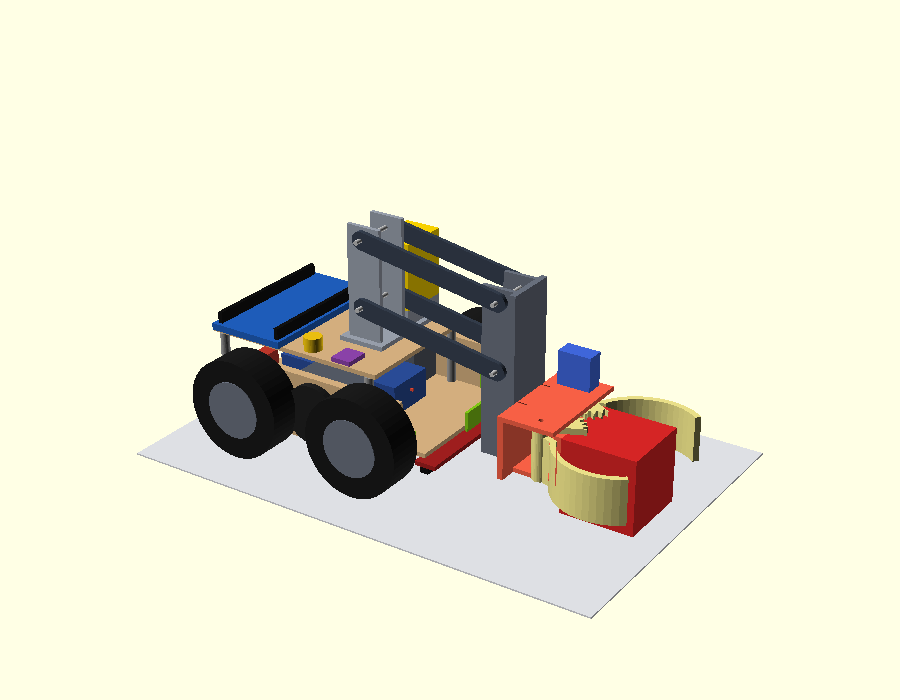
#> input picture docs/2026-10-20_braco-chassi-novo_pick.png, 900 x 700 px, given in place of iso.png, which was not available
$ python robo_ilustracao.py
#> lines starting #> are read from the running program, lines starting #| are printed output that depends on the picture; pictures that were not available may be replaced by others from this repository, and a replacement may not be noted
"""Renderiza robot_completo.scad em 3 vistas e compoe docs/2026-10-19_robo-completo.png com legenda.

Uso: python3 cad/modelo_robo/robo_ilustracao.py
Ilustracao conceitual: medidas do chassi novo e da eletronica sao estimadas; a garra e a do modelo real.
"""
import subprocess
import tempfile
from pathlib import Path

from PIL import Image, ImageChops, ImageDraw, ImageFont

HERE = Path(__file__).resolve().parent
OUT = HERE.parents[1] / "docs" / "2026-10-19_robo-completo.png"
BG = (255, 255, 229)

VIEWS = {
    "iso": ["--camera=-330,330,300,0,40,45", "--imgsize=1600,1200"],
    "top": ["--camera=0,40,700,0,40,0", "--projection=o", "--imgsize=1000,1000"],
    "side": ["--camera=700,40,50,0,40,50", "--projection=o", "--imgsize=1100,700"],
}

LEGEND = [
    ("#d9b382", "Chassi: placas de MDF (estimado)"),
    ("#1a1a1a", "4 rodas e engrenagens, 2 servos STS3215"),
    ("#1f5fbf", "Arduino Mega (convés de cima)"),
    ("#16a085", "Adaptador de barramento do STS3215"),
    ("#2b8a3e", "Conversor buck 5 V"),
    ("#2a4d9b", "Bateria LiPo 2S"),
    ("#8e44ad", "IMU (direção)"),
    ("#a31f1f", "Linha de IR de 8 canais (sob o convés)"),
    ("#d63384", "2 sensores de cor do chão (sob o convés)"),
    ("#84cc16", "ToF: 2 laterais e 1 frontal na garra"),
    ("#f59e0b", "Sensor de cor do cubo (dedo da garra)"),
    ("#f1c40f", "Buzzer e LED (sinal do cubo branco)"),
    ("#d3d3d3", "Garra: mastro, rack e hastes"),
    ("#ff6347", "Garra: carriage com STS3215 e pinça com SG90"),
    ("#dc2626", "Cubo de 50 mm, para escala"),
]


def render(view: str, tmp: Path) -> Image.Image:
    png = tmp / f"{view}.png"
    subprocess.run(["openscad", "-o", str(png), *VIEWS[view], "--viewall", "--autocenter", str(HERE / "robot_completo.scad")],
                   check=True, capture_output=True)
    im = Image.open(png).convert("RGB")
    bbox = ImageChops.difference(im, Image.new("RGB", im.size, BG)).getbbox()
    return im.crop(bbox) if bbox else im


def fit(im: Image.Image, w: int, h: int) -> Image.Image:
    s = min(w / im.width, h / im.height)
    return im.resize((int(im.width * s), int(im.height * s)), Image.LANCZOS)


def font(size: int, bold: bool = False) -> ImageFont.FreeTypeFont | ImageFont.ImageFont:
    for p in ("/System/Library/Fonts/Helvetica.ttc", "/System/Library/Fonts/Supplemental/Arial.ttf"):
        try:
            return ImageFont.truetype(p, size, index=1 if bold and p.endswith(".ttc") else 0)
        except OSError:
            continue
    return ImageFont.load_default()


def main() -> None:
    with tempfile.TemporaryDirectory() as d:
        tmp = Path(d)
        iso, top, side = (render(v, tmp) for v in ("iso", "top", "side"))
#> in render, im is the input picture: PIL image 900x700 RGB; mean R, G, B 230.7, 227.9, 207
#> in render, `bbox = ImageChops.difference(im, Image.new("RGB", im.size, BG)).getbbo..`: bbox = (137, 210, 763, 619)
#> in render, `return im.crop(bbox) if bbox else im`:
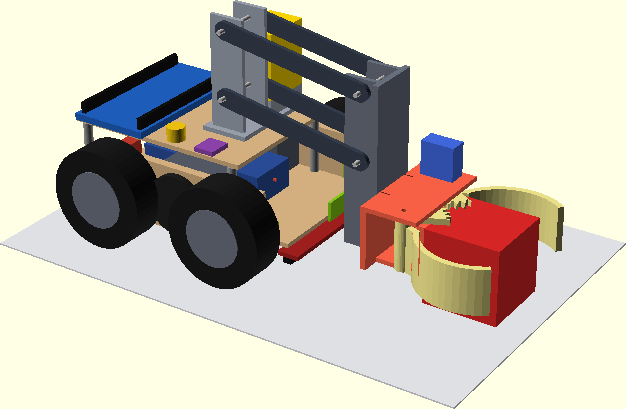
#> returned value: PIL image 626x409 RGB; mean R, G, B 195.2, 188.3, 175
#> call 2 of render, with view = 'top'
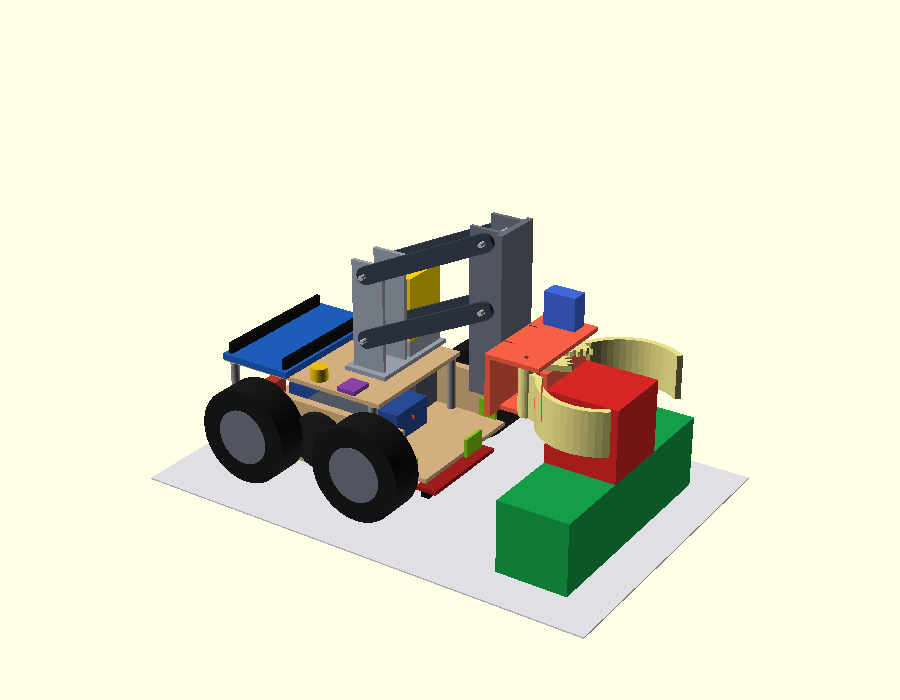
#> input picture docs/2026-10-20_braco-chassi-novo_place.png, 900 x 700 px, given in place of top.png, which was not available
#> in render, im is the input picture: PIL image 900x700 RGB; mean R, G, B 225.7, 225.8, 203.1
#> in render (call 2), `bbox = ImageChops.difference(im, Image.new("RGB", im.size, BG)).getbbo..`: bbox = (151, 212, 749, 639)
#> in render (call 2), `return im.crop(bbox) if bbox else im`:
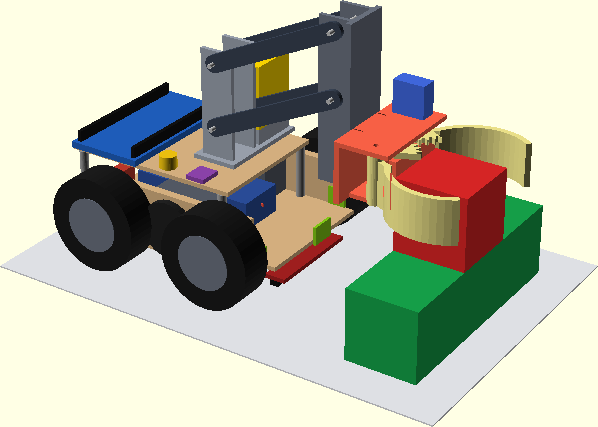
#> returned value: PIL image 598x427 RGB; mean R, G, B 182.8, 182.9, 165.2
    W, H = 2400, 1720
    canvas = Image.new("RGB", (W, H), "white")
#> canvas: PIL image 2400x1720 RGB; every value is 255
    dr = ImageDraw.Draw(canvas)
    dr.text((60, 40), "Robô completo, RCB Challenge 2026", font=font(54, True), fill="#111")
    dr.text((60, 108), "Ilustração conceitual: a garra é o modelo real; chassi, eletrônica e posições dos sensores são estimados.",
            font=font(26), fill="#555")
    dr.text((1150, 52), "~230 x 168 x 145 mm com a garra aberta e abaixada (limite da regra: 300 x 300 mm)", font=font(26), fill="#333")
    iso = fit(iso, 1450, 1000)
    canvas.paste(iso, (60, 180))
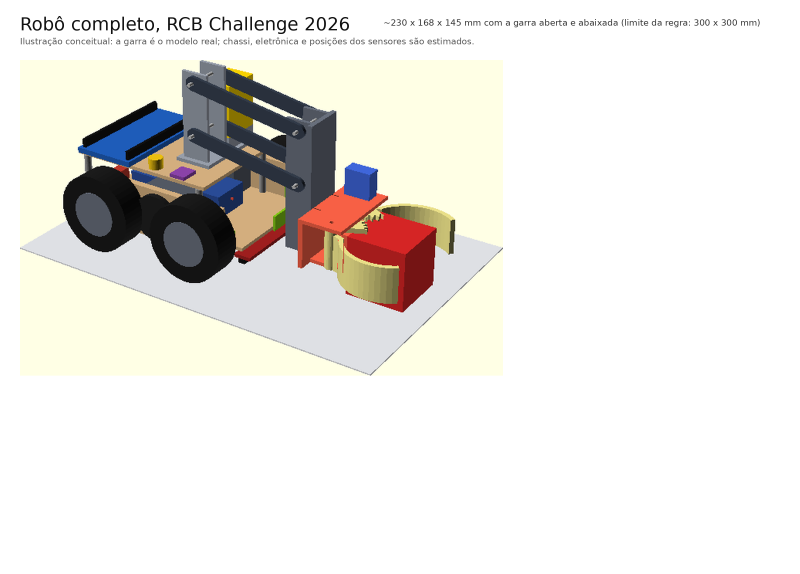
#> canvas: PIL image 2400x1720 RGB (shown at 1/3 size); mean R, G, B 233.9, 231.6, 227.2
    dr.text((70, 190), "Vista 3D", font=font(30, True), fill="#333")
    top = fit(top, 560, 640)
    canvas.paste(top, (1560, 180))
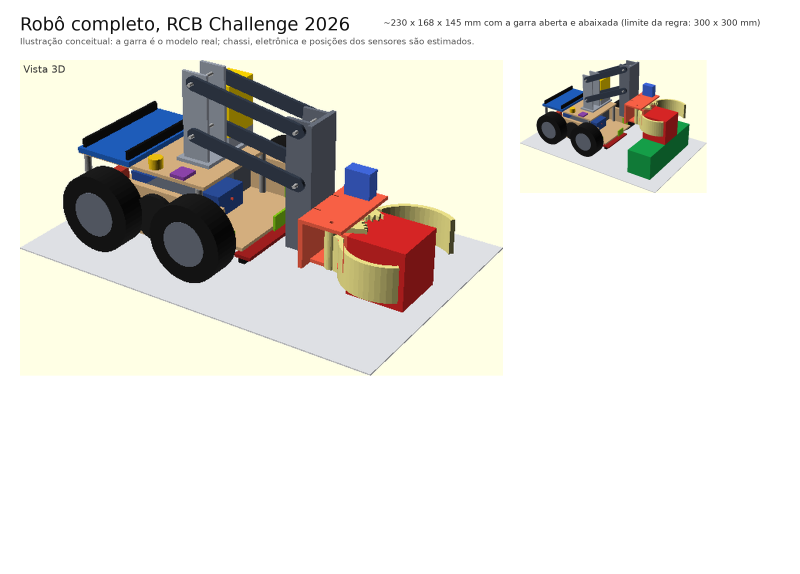
#> canvas: PIL image 2400x1720 RGB (shown at 1/3 size); mean R, G, B 229.9, 227.7, 222.3
    dr.text((1560, 150), "Vista de cima (frente para cima)", font=font(28, True), fill="#333")
    side = fit(side, 760, 480)
    canvas.paste(side, (1560, 860))
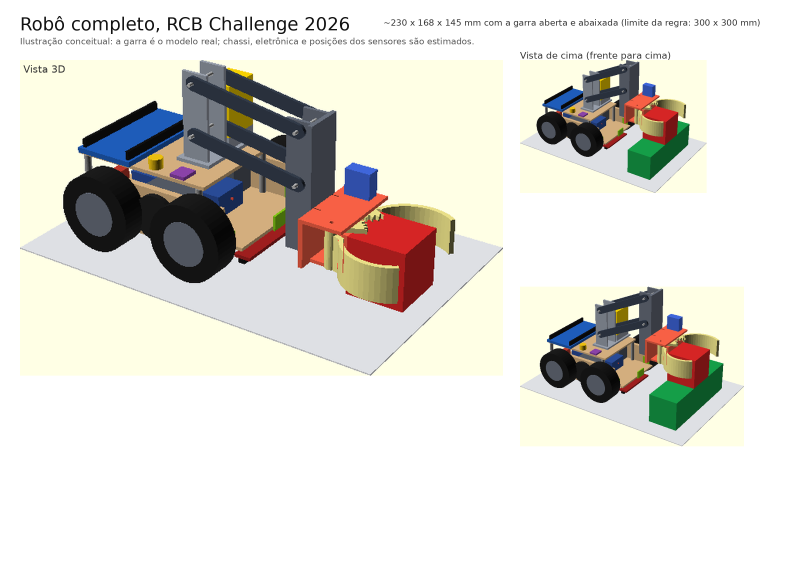
#> canvas: PIL image 2400x1720 RGB (shown at 1/3 size); mean R, G, B 224.2, 221.9, 215.2
    dr.text((1560, 820), "Vista lateral (frente à direita)", font=font(28, True), fill="#333")
    y0 = max(180 + iso.height, 860 + side.height) + 90      # legenda sempre abaixo das imagens
#> y0 = 1429
    dr.text((60, y0 - 50), "Legenda", font=font(32, True), fill="#111")
    for i, (col, label) in enumerate(LEGEND):
        cx, cy = 60 + (i % 3) * 760, y0 + (i // 3) * 46
        dr.rectangle([cx, cy, cx + 30, cy + 30], fill=col, outline="#333")
        dr.text((cx + 44, cy), label, font=font(27), fill="#222")
    OUT.parent.mkdir(parents=True, exist_ok=True)
    canvas.save(OUT)
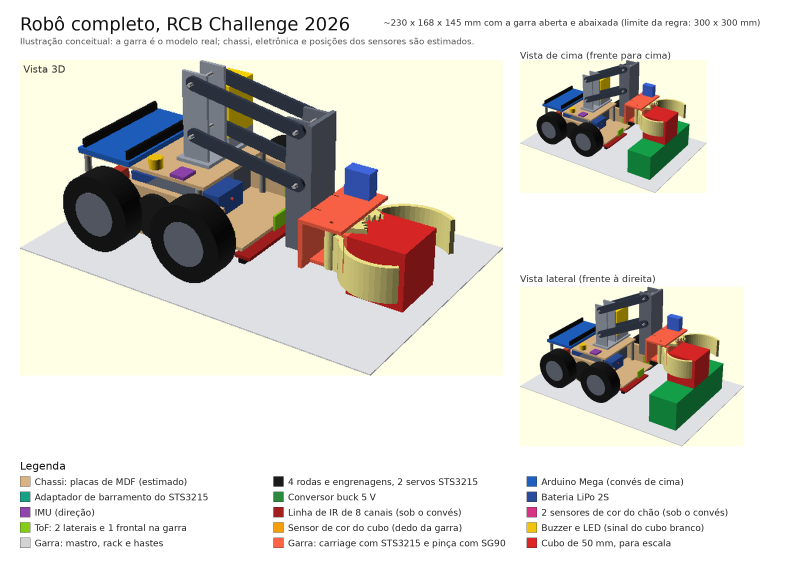
#> saved as 2026-10-19_robo-completo.png: PIL image 2400x1720 RGB (shown at 1/3 size); mean R, G, B 221.8, 219.4, 212.7
    print("ok", OUT)


if __name__ == "__main__":
    main()
